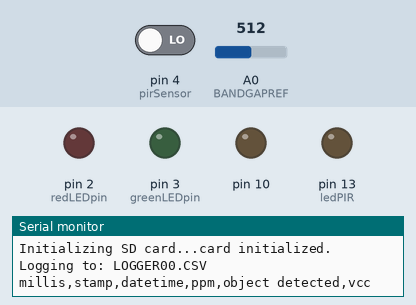
Simulated run of this sketch. Board: Arduino Uno, built with avr-gcc and run on an emulated ATmega328P. Parts: output pins drawn as LEDs (lit = HIGH), the last lines printed to the serial monitor. Dashed ring = blinking. The test bench sets the inputs (shaded band); at power-on: pin 4 (pirSensor) LOW, A0 (BANDGAPREF) = 512. The local clock reads 2024-03-15 10:24:30 at power-on unless the sketch sets it; storage starts empty.

Above: at 0.1 s.
1.3 s: pin 4 (pirSensor) driven HIGH
At 2.5 s:
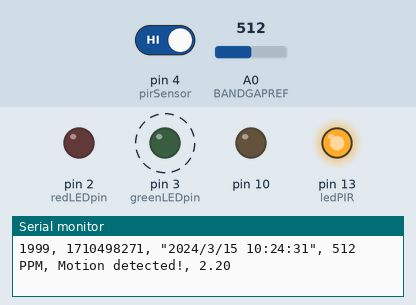
8.9 s: pin 4 (pirSensor) driven LOW
At 9.11 s:
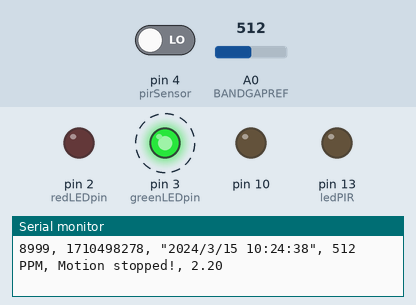
Timing chart, 0 to 18.4 s (numbered marks = the images above; inputs shaded):
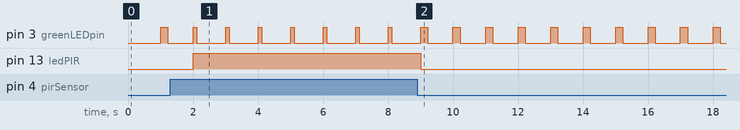

Measured:
- after the input at 1.3 s, pin 13 (ledPIR): LOW → HIGH after 0.71 s
- after the input at 8.9 s, pin 13 (ledPIR): HIGH → LOW after 0.11 s
- by itself, pin 3 (greenLEDpin): alternates HIGH for 0.22 s and LOW for 0.78 s

The sketch:

PROJECT.ino
```cpp
#include <SPI.h>
#include <SD.h>
#include <Wire.h>
#include "RTClib.h"

// Microcontroller Project Smoke Detector - Group 6 & 7
//By: Kevin, John Winston, Athira Jasmine, Kaizen Lolo O

// how many milliseconds between grabbing data and logging it. 1000 ms is once a second
#define LOG_INTERVAL  1000 // mills between entries (reduce to take more/faster data)

// how many milliseconds before writing the logged data permanently to disk
// set it to the LOG_INTERVAL to write each time (safest)
// set it to 10*LOG_INTERVAL to write all data every 10 datareads, you could lose up to
// the last 10 reads if power is lost but it uses less power and is much faster!
#define SYNC_INTERVAL 1000 // mills between calls to flush() - to write data to the card
uint32_t syncTime = 0; // time of last sync()

#define ECHO_TO_SERIAL   1 // echo data to serial port
#define WAIT_TO_START    0 // Wait for serial input in setup()

// connection of the digital pins, digital pins 10-13 has been used for the shield
#define redLEDpin 2
#define greenLEDpin 3

int pirSensor = 4;           // the pin that the sensor is atteched to (PIR Sensor)
int ledPIR = 13;             // the pin that the LED is atteched to (PIR Sensor)
int state = LOW;             // by default, no motion detected (PIR Sensor)
int val = 0;                 // variable to store the sensor status (value) (PIR Sensor)
int gas135Value;             // declaration of gas sensor MQ135

// connection of the analog pins
//analog pin 4 and 5 has been used for i2c communication
#define BANDGAPREF 14            // special indicator that we want to measure the bandgap
#define aref_voltage 3.3         // we tie 3.3V to ARef and measure it with a multimeter!
#define bandgap_voltage 1.1      // this is not super guaranteed but its not -too- off

RTC_DS1307 RTC; // define the Real Time Clock object

// for the data logging shield, we use digital pin 10 for the SD cs line
const int chipSelect = 10;

// the logging file
File logfile;


void error(char *str)
{
  Serial.print("error: ");
  Serial.println(str);

  // red LED indicates error
  digitalWrite(redLEDpin, HIGH);

  while(1);
}


void setup(void)
{
  Serial.begin(9600);
  Serial.println();

  // use debugging LEDs
  pinMode(redLEDpin, OUTPUT);
  pinMode(greenLEDpin, OUTPUT);
  pinMode(ledPIR, OUTPUT);      // initalize LED as an output (PIR Sensor)
  pinMode(pirSensor, INPUT);    // initialize sensor as an input (PIR Sensor)

  #if WAIT_TO_START
    Serial.println("Type any character to start");
    while (!Serial.available());
  #endif //WAIT_TO_START

  // initialize the SD card
  Serial.print("Initializing SD card...");
  // make sure that the default chip select pin is set to output, even if you don't use it:
  pinMode(10, OUTPUT);

  // see if the card is present and can be initialized:
  if (!SD.begin(chipSelect)) {
    error("Card failed, or not present");
  }
  Serial.println("card initialized.");

  // create a new file
  char filename[] = "LOGGER00.CSV";
  for (uint8_t i = 0; i < 100; i++) {
    filename[6] = i/10 + '0';
    filename[7] = i%10 + '0';

    if (! SD.exists(filename)) {
      // only open a new file if it doesn't exist
      logfile = SD.open(filename, FILE_WRITE);
      break;  // leave the loop!
    }
  }

  if (! logfile) {
    error("couldnt create file");
  }

  Serial.print("Logging to: ");
  Serial.println(filename);

  // connect to RTC
  Wire.begin();
  RTC.begin();

  if (!RTC.isrunning()) {
    logfile.println("RTC failed");
    RTC.adjust(DateTime(F(__DATE__), F(__TIME__)));

  #if ECHO_TO_SERIAL
    Serial.println("RTC failed");
  #endif  //ECHO_TO_SERIAL
  }

  logfile.println("millis,stamp,datetime,ppm,object detected,vcc");

  #if ECHO_TO_SERIAL
    Serial.println("millis,stamp,datetime,ppm,object detected,vcc");
  #endif //ECHO_TO_SERIAL

  /*
    // If you want to set the aref to something other than 5v
    analogReference(EXTERNAL);
  */
}


void loop(void)
{
  DateTime now = RTC.now();

  // delay for the amount of time we want between readings
  delay((LOG_INTERVAL -1) - (millis() % LOG_INTERVAL));

  digitalWrite(greenLEDpin, HIGH);

  // log milliseconds since starting
  uint32_t m = millis();
  logfile.print(m);           // milliseconds since start
  logfile.print(", ");

  #if ECHO_TO_SERIAL
    Serial.print(m);         // milliseconds since start
    Serial.print(", ");
  #endif // ECHO_TO_SERIAL

  // log time
  logfile.print(now.unixtime()); // seconds since 1/1/1970
  logfile.print(", ");
  logfile.print('"');
  logfile.print(now.year(), DEC);
  logfile.print("/");
  logfile.print(now.month(), DEC);
  logfile.print("/");
  logfile.print(now.day(), DEC);
  logfile.print(" ");
  logfile.print(now.hour(), DEC);
  logfile.print(":");
  logfile.print(now.minute(), DEC);
  logfile.print(":");
  logfile.print(now.second(), DEC);
  logfile.print('"');

  #if ECHO_TO_SERIAL
    Serial.print(now.unixtime()); // seconds since 1/1/1970
    Serial.print(", ");
    Serial.print('"');
    Serial.print(now.year(), DEC);
    Serial.print("/");
    Serial.print(now.month(), DEC);
    Serial.print("/");
    Serial.print(now.day(), DEC);
    Serial.print(" ");
    Serial.print(now.hour(), DEC);
    Serial.print(":");
    Serial.print(now.minute(), DEC);
    Serial.print(":");
    Serial.print(now.second(), DEC);
    Serial.print('"');
  #endif //ECHO_TO_SERIAL


  /* SENSOR START READING */

  //GAS MQ135
  gas135Value = analogRead(0);       // read analog input pin 0

  //PIR
  val = digitalRead(pirSensor);   // read sensor value

  if (val == HIGH) {           // check if the sensor is HIGH
    digitalWrite(ledPIR, HIGH);   // turn LED ON
    delay(100);                // delay 100 milliseconds

    if (state == LOW) {
      state = HIGH;       // update variable state to HIGH
      }
  }

  else {
    digitalWrite(ledPIR, LOW); // turn LED OFF
    delay(200);             // delay 200 milliseconds

    if (state == HIGH){
      state = LOW;       // update variable state to LOW
      }
  }


  /* SENSOR SHOWS THE OUTPUT AND STORE TO SD CARD */

  #if ECHO_TO_SERIAL
    Serial.print(", ");
    Serial.print(gas135Value, DEC);
    Serial.print(" PPM");
    //delay(100);
    logfile.print(",");
    logfile.print(gas135Value, DEC);

    if (state == HIGH) {
        Serial.print(", Motion detected!");
        }

    else{
        Serial.print(", Motion stopped!");
        }

    logfile.print(", ");
    logfile.print(state);

  #endif //ECHO_TO_SERIAL

  // Log the estimated 'VCC' voltage by measuring the internal 1.1v ref
  analogRead(BANDGAPREF);
  delay(10);
  int refReading = analogRead(BANDGAPREF);
  float supplyvoltage = (bandgap_voltage * 1024) / refReading;

  logfile.print(", ");
  logfile.print(supplyvoltage);

  #if ECHO_TO_SERIAL
    Serial.print(", ");
    Serial.print(supplyvoltage);
  #endif // ECHO_TO_SERIAL

  logfile.println();

  #if ECHO_TO_SERIAL
    Serial.println();
  #endif // ECHO_TO_SERIAL

  digitalWrite(greenLEDpin, LOW);

  // Now we write data to disk! Don't sync too often - requires 2048 bytes of I/O to SD card
  // which uses a bunch of power and takes time
  if ((millis() - syncTime) < SYNC_INTERVAL) return;
  syncTime = millis();

  // blink LED to show we are syncing data to the card & updating FAT!
  digitalWrite(redLEDpin, HIGH);
  logfile.flush();
  digitalWrite(redLEDpin, LOW);

}
```
